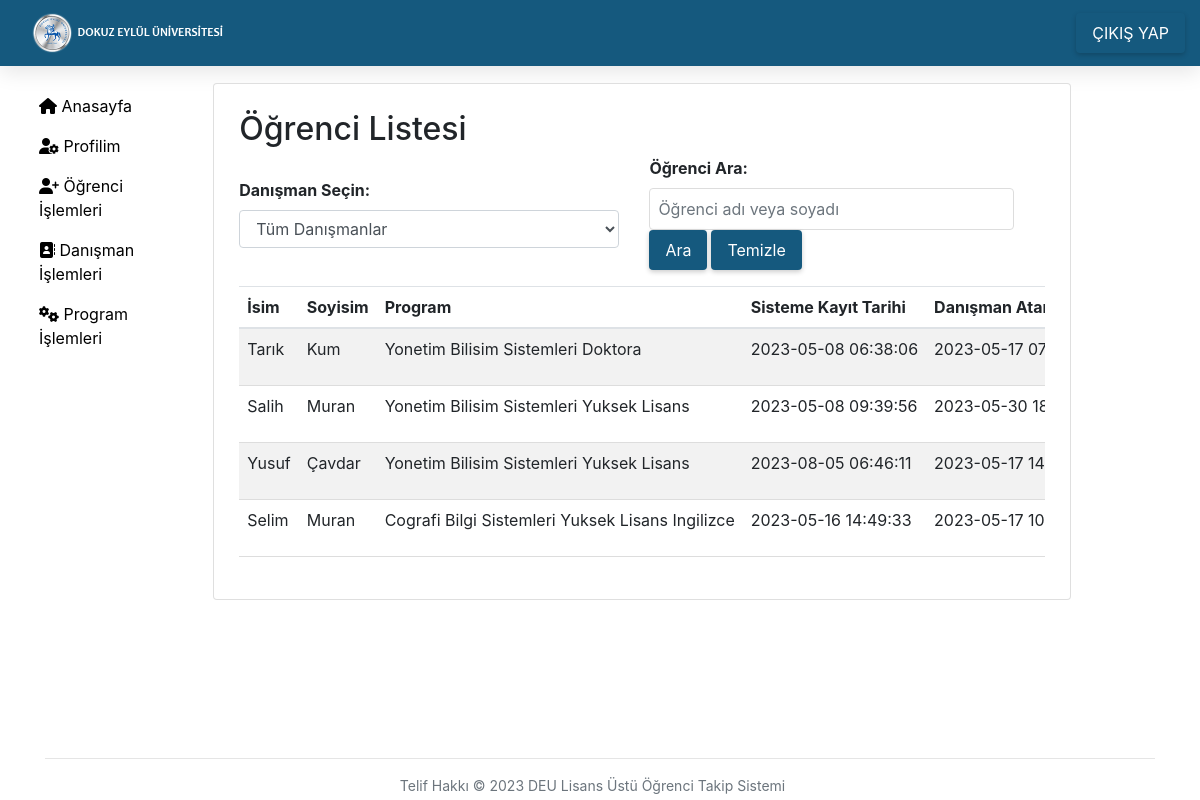
The page /ogrenci_listele.php (signed in) on the database its author committed.
### tables this page shows
CREATE TABLE IF NOT EXISTS `ogrenci` (
  `ogrenci_id` int(11) NOT NULL AUTO_INCREMENT,
  `ogrenci_isim` varchar(255) NOT NULL,
  `ogrenci_soyisim` varchar(255) NOT NULL,
  `ogrenci_mail` varchar(255) NOT NULL,
  `ogrenci_mobil` varchar(13) NOT NULL,
  `program_id` int(11) NOT NULL,
  `danisman_id` int(11) DEFAULT NULL,
  `aktif_asama` int(11) NOT NULL DEFAULT '0',
  `kayit_durumu` enum('yeniledi','yenilemedi') NOT NULL DEFAULT 'yeniledi',
  `danisman_atamatarihi` datetime DEFAULT NULL,
  `ogrenci_olusturmatarihi` datetime NOT NULL DEFAULT CURRENT_TIMESTAMP,
  PRIMARY KEY (`ogrenci_id`),
  KEY `program_id` (`program_id`),
  KEY `danisman_id` (`danisman_id`)
);

CREATE TABLE IF NOT EXISTS `ogrenci_program` (
  `program_id` int(11) NOT NULL AUTO_INCREMENT,
  `program_isim` varchar(255) NOT NULL,
  `tez_asamasi` enum('Tez asamasi bulunmamakta','1','2','3','4','5','6','7','8','9') NOT NULL,
  PRIMARY KEY (`program_id`)
);

### listeleme/ogrenci_listele_yonetici.php (the view, shortened to what this page needs)
<h2>Öğrenci Listesi</h2>
<div class="row d-flex align-items-center">
<form method="GET" class="  col-sm-12 col-md-6 col-lg-6 col-xl-6">
  <div class="form-group">
    <label for="danisman_id">Danışman Seçin:</label>
    <select class="form-control" name="danisman_id" id="danisman_id" onchange="this.form.submit()">
      <option value="">Tüm Danışmanlar</option>
    </select>
  </div>
</form>
<form class="form-inline mb-3  col-sm-12 col-md-6 col-lg-6 col-xl-6 ">
  <div class="form-group mr-2">
    <label for="arama_input">Öğrenci Ara:</label>
    <input type="text" class="form-control" id="arama_input" placeholder="Öğrenci adı veya soyadı">
  </div>
  <button type="button" class="btn  btn-primary mr-1" id="arama_buton">Ara</button>
  <button type="button" class="btn   btn-secondary mr-1" id="temizle_buton">Temizle</button>
</form>
</div>
<table class="table table-striped" id="ogrenci_tablosu">
  <thead>
    <tr>
      <th>İsim</th>
      <th>Soyisim</th>
      <th>Program</th>
      <th>Sisteme Kayıt Tarihi</th>
      <th>Danışman Atama Tarihi</th>
    </tr>
  </thead>
  <tbody>
    <?php
    while ($row_ogrenci = $result_ogrenci->fetch_assoc()) {
      $program = $row_ogrenci['program_id'];
      $sql_prog = "SELECT * FROM ogrenci_program WHERE program_id = ?";
      $stmt_prog = $conn->prepare($sql_prog);
      $stmt_prog->bind_param("i", $program);
      $stmt_prog->execute();
      $result_prog = $stmt_prog->get_result();
      $row_prog = $result_prog->fetch_assoc();
      $program_ismi = $row_prog['program_isim'];
      echo "<tr>";
      echo "<td>" . htmlspecialchars($row_ogrenci["ogrenci_isim"]) . "</td>";
      echo "<td>" . htmlspecialchars($row_ogrenci["ogrenci_soyisim"]) . "</td>";
      echo "<td>" . htmlspecialchars($program_ismi) . "</td>";
      echo "<td>" . htmlspecialchars($row_ogrenci["ogrenci_olusturmatarihi"]) . "</td>";
      echo "<td>" . htmlspecialchars($row_ogrenci["danisman_atamatarihi"]) . "</td>";
      echo "</tr>";
    }
    ?>
  </tbody>
</table>

### css/style.css (style rules this page uses)
.row { margin-right: 0; }
table { max-width: 100%; border-collapse: collapse; }
.table th, .table td { padding: 8px; text-align: left; border-bottom: 1px solid #ddd; }
@media (min-width: 820px) AND (max-width: 1310px) { table { display: block; overflow-x: auto; } }
@media (min-width: 820px) AND (max-width: 1310px) { .table th, .table td { white-space: nowrap; } }
.btn { display: inline-block; border-radius: 4px; padding: 8px 16px; font-size: 16px; cursor: pointer; text-align: center; text-decoration: none; outline: none; color: #fff; background-color: #15597e; border: none; box-shadow: 0 2px 5px rgba(0, 0, 0, 0.2); transition: background-color 0.3s ease; }
.btn-primary { background-color: #15597e; }
.form-group { margin-bottom: 16px; }
.form-group label { display: block; margin-bottom: 8px; font-weight: bold; }
.form-group input[type="text"], .form-group input[type="email"], .form-group textarea { width: 100%; padding: 8px; font-size: 16px; border: 1px solid #ddd; border-radius: 4px; box-sizing: border-box; }

### rows shown on the page
ogrenci: ogrenci_isim "Tarık", ogrenci_soyisim "Kum", program.program_isim "Yonetim Bilisim Sistemleri Doktora", ogrenci_olusturmatarihi "2023-05-08 06:38:06", danisman_atamatarihi "2023-05-17…"
ogrenci: ogrenci_isim "Salih", ogrenci_soyisim "Muran", program.program_isim "Yonetim Bilisim Sistemleri Yuksek Lisans", ogrenci_olusturmatarihi "2023-05-08 09:39:56", danisman_atamatarihi "2023-05-30…"
ogrenci: ogrenci_isim "Yusuf", ogrenci_soyisim "Çavdar", program.program_isim "Yonetim Bilisim Sistemleri Yuksek Lisans", ogrenci_olusturmatarihi "2023-08-05 06:46:11", danisman_atamatarihi "2023-05-17…"
ogrenci: ogrenci_isim "Selim", ogrenci_soyisim "Muran", program.program_isim "Cografi Bilgi Sistemleri Yuksek Lisans Ingilizce", ogrenci_olusturmatarihi "2023-05-16 14:49:33", danisman_atamatarihi "2023-05-17…"
